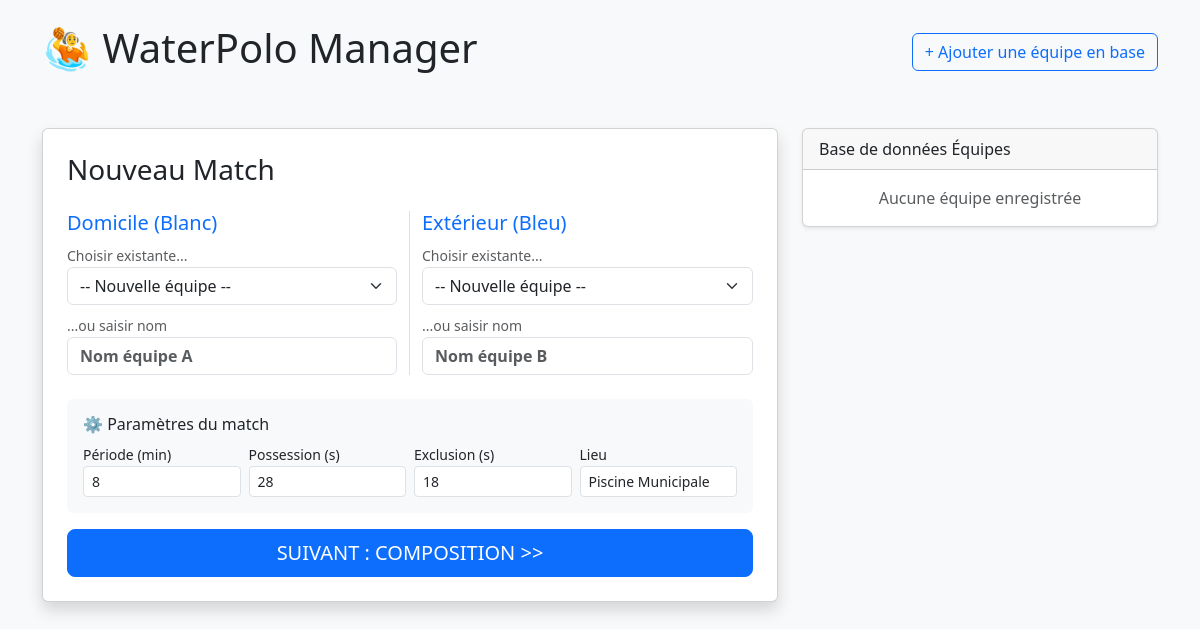
Before: / with the older database file.
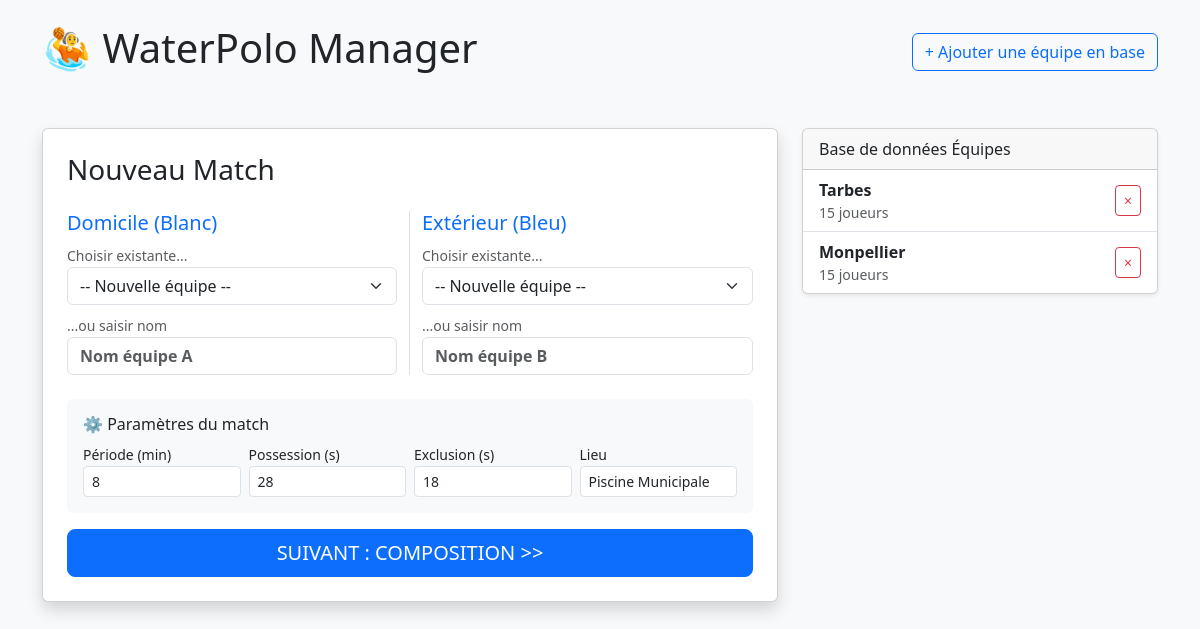
After: the same page with the newer database file.
### gestion/models.py (models this page shows, shortened)
class Equipe(models.Model):
    nom = models.CharField(max_length=100)
    entraineur = models.CharField(max_length=100, blank=True)

### gestion/views.py (the view, shortened to what this page needs)
# urls.py: path('', views.accueil, name='accueil'),
def accueil(request):
    equipes_existantes = Equipe.objects.all()
    return render(request, 'gestion/accueil.html', {'equipes': equipes_existantes})

### gestion/templates/gestion/accueil.html (shortened to what this page needs)
<!DOCTYPE html>
<html lang="fr">
<head>
    <link href="https://cdn.jsdelivr.net/npm/bootstrap@5.3.0/dist/css/bootstrap.min.css" rel="stylesheet">
</head>
<body class="bg-light container py-4">
    <div class="d-flex justify-content-between align-items-center mb-5">
        <h1>🤽 WaterPolo Manager</h1>
        <button class="btn btn-outline-primary" data-bs-toggle="modal" data-bs-target="#modalNewTeam">
            + Ajouter une équipe en base
        </button>
    </div>
    <div class="row">
        <div class="col-md-8">
            <div class="card shadow p-4">
                <h3 class="mb-4">Nouveau Match</h3>
                <form method="post">
                    <div class="row mb-4">
                        <div class="col-md-6 border-end">
                            <h5 class="text-primary">Domicile (Blanc)</h5>
                            <label class="small text-muted">Choisir existante...</label>
                            <select name="select_domicile" class="form-select mb-2" onchange="fillInput(this, 'input_domicile')">
                                <option value="">-- Nouvelle équipe --</option>
                            </select>
                            <label class="small text-muted">...ou saisir nom</label>
                            <input type="text" id="input_domicile" name="input_domicile" class="form-control fw-bold" placeholder="Nom équipe A" required>
                        </div>
                        <div class="col-md-6">
                            <h5 class="text-primary">Extérieur (Bleu)</h5>
                            <label class="small text-muted">Choisir existante...</label>
                            <select name="select_exterieur" class="form-select mb-2" onchange="fillInput(this, 'input_exterieur')">
                                <option value="">-- Nouvelle équipe --</option>
                            </select>
                            <label class="small text-muted">...ou saisir nom</label>
                            <input type="text" id="input_exterieur" name="input_exterieur" class="form-control fw-bold" placeholder="Nom équipe B" required>
                        </div>
                    </div>
                    <div class="bg-light p-3 rounded mb-3">
                        <h6>⚙️ Paramètres du match</h6>
                        <div class="row g-2">
                            <div class="col-3">
                                <label class="small">Période (min)</label>
                                <input type="number" name="duree_periode" value="8" class="form-control form-control-sm">
                            </div>
                            <div class="col-3">
                                <label class="small">Possession (s)</label>
                                <input type="number" name="temps_possession" value="28" class="form-control form-control-sm">
                            </div>
                            <div class="col-3">
                                <label class="small">Exclusion (s)</label>
                                <input type="number" name="temps_exclusion" value="18" class="form-control form-control-sm">
                            </div>
                            <div class="col-3">
                                <label class="small">Lieu</label>
                                <input type="text" name="lieu" value="Piscine Municipale" class="form-control form-control-sm">
                            </div>
                        </div>
                    </div>
                    <button type="submit" class="btn btn-primary w-100 btn-lg">SUIVANT : COMPOSITION >></button>
                </form>
            </div>
        </div>
        <div class="col-md-4">
            <div class="card shadow-sm">
                <div class="card-header">
                    Base de données Équipes
                </div>
                <div class="list-group list-group-flush">
                    {% for eq in equipes %}
                    <div class="list-group-item d-flex justify-content-between align-items-center">
                        <div>
                            <strong>{{ eq.nom }}</strong>
                            <div class="small text-muted">{{ eq.effectif.count }} joueurs</div>
                        </div>
                        <form method="post" onsubmit="return confirm('Supprimer cette équipe ?');">
                            <button type="submit" class="btn btn-sm btn-outline-danger">×</button>
                        </form>
                    </div>
                    {% empty %}
                    <div class="p-3 text-center text-muted">Aucune équipe enregistrée</div>
                    {% endfor %}
                </div>
            </div>
        </div>
    </div>
</body>
</html>

Changed rows visible on the page:
added Equipe: nom "Tarbes", effectif.count "15"
added Equipe: nom "Monpellier", effectif.count "15"
Other visible differences:
text no longer shown: "Aucune équipe enregistrée"
